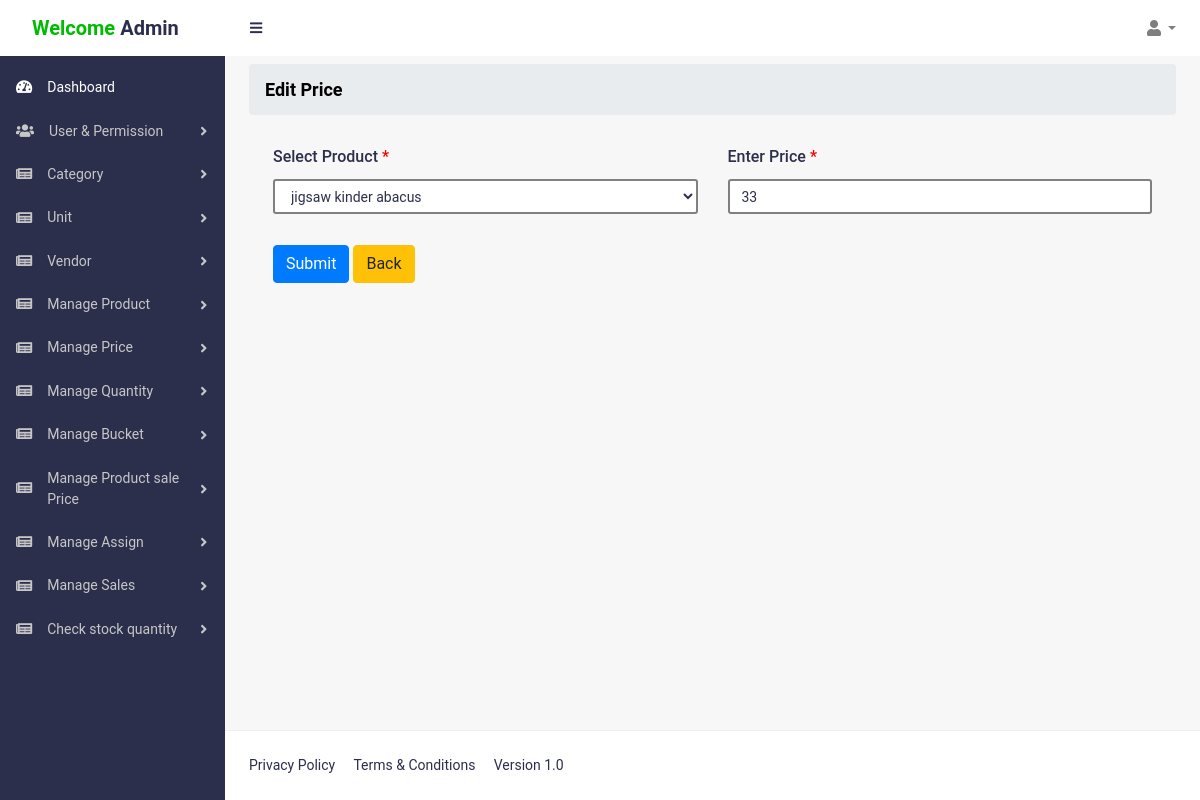
/admin/edit_price.php?id=7&target=edit_basic_price (signed in), run on the app's committed database.
### tables this page shows
CREATE TABLE `user` (
  `id` int NOT NULL,
  `name` varchar(255) NOT NULL,
  `company` varchar(255) DEFAULT NULL,
  `contact` varchar(255) NOT NULL,
  `address` varchar(255) NOT NULL,
  `username` varchar(255) NOT NULL,
  `password` varchar(255) NOT NULL,
  `without_md5_pwd` varchar(255) DEFAULT NULL,
  `role_id` int DEFAULT NULL,
  `created_by` varchar(255) NOT NULL,
  `status` varchar(255) DEFAULT NULL,
  `added_on` datetime NOT NULL
);

CREATE TABLE `default_price` (
  `id` int NOT NULL,
  `product_id` int NOT NULL,
  `price` int NOT NULL,
  `added_by` int NOT NULL,
  `added_on` datetime NOT NULL
);

CREATE TABLE `product` (
  `id` int NOT NULL,
  `product_name` varchar(255) NOT NULL,
  `category_id` int NOT NULL,
  `unit_id` int NOT NULL,
  `status` varchar(255) NOT NULL,
  `created_by` int NOT NULL,
  `added_on` datetime NOT NULL
);

### admin/RolesMiddleware.php (called while the page is built, shortened)
<?php
require_once 'config/config.php';
$id = $_SESSION['a_id'];
$query = "select * from `user` where `id`='$id'";
$query_conn = $db->query($query);
$getuserdata = $query_conn->fetch_assoc();
$user_id = $getuserdata['role_id'];
$getAllPer = $db->query("select * from `roles_and_permission` where `id`='$user_id'");
$allper = $getAllPer->fetch_assoc();
$alPermission = $allper['permissions'];
$permissionArray = explode(' ,',$alPermission);
class permission{
    ?>
         <?php
public static function hidePemission($permission) {
    global $permissionArray;
    if (in_array($permission, $permissionArray)) {
      return true;
    } else {
      return false;
    }
}
}
?>

### admin/edit_price.php (the view, shortened to what this page needs)
<?php
require_once 'config/config.php';
?>
<?php include 'header.php'; ?>
<link href="https://cdn.jsdelivr.net/npm/select2@4.1.0-rc.0/dist/css/select2.min.css" rel="stylesheet" />
<?php
if(isset($_GET['id']))
{
    $ctgy_id=$_GET['id'];
$clt_prdt = "SELECT * FROM `default_price` where `id`='$ctgy_id'";
$qst_clt_prdt=$db->query($clt_prdt);
$clct_clt_prdt=$qst_clt_prdt->fetch_assoc();
$product_id=$clct_clt_prdt['product_id'];
$per_product_price=$clct_clt_prdt['price'];
$cat_query = "select * from `product`";
$cat_exquit = $db->query($cat_query);
}
?>
<div id="layoutSidenav_content">
<main>
<div class="container-fluid">
<ol class="breadcrumb mb-30 mt-2">
<li class="breadcrumb-item active" style="font-size: 18px;font-weight: bold;color: black !important;">Edit Price </li>
</ol>
<div class="container-fluid">
<form method="POST" action="" enctype="multipart/form-data">
<div class="row">
<div class="form-group col-md-6 col-xs-6 ">
<label class="form-label" style="font-size:16px !important;"> Select Product <span style="color:red;">*</span></label>
<select name="product" class="form-control"  style="border: 2px solid grey!important;" required>
    <?php while($cat=$cat_exquit->fetch_assoc()){ ?>
    <option <?php echo ( $cat['id'] == $product_id ) ? 'selected' : ''; ?> value="<?php echo $cat['id'] ?>"> <?php echo $cat['product_name']  ?> </option>
    <?php } ?>
</select>
</div>
<div class="form-group col-md-6 col-xs-6 ">
<label class="form-label" style="font-size:16px !important;">Enter Price <span style="color:red;">*</span></label>
<input type='number' name="price" placeholder="Enter Price" class="form-control"  style="border: 2px solid grey!important;" value="<?php echo $per_product_price ?>" required>
</div>
<div class="form-group col-md-12" style="margin-top:15px">
<button type='submit' name="submit" class='btn btn-primary'>Submit</button> <a href="view_price.php?target=view_basic_price" class='btn btn-warning'>Back</a>
</div>
</div>
</form>
</div>
</div>
</main>
<?php include 'footer.php';
?>

### admin/header.php (shortened to what this page needs)
<?php
require('RolesMiddleware.php');
 ?>
<!DOCTYPE html>
<html lang="en">
<head>
<link href="css/styles.css" rel="stylesheet">
<link href="css/admin-style.css" rel="stylesheet">
<link href="vendor/bootstrap/css/bootstrap.min.css" rel="stylesheet">
<link href="vendor/fontawesome-free/css/all.min.css" rel="stylesheet">
<link rel="stylesheet" href="css/typing.css">
<link rel="stylesheet" href="css/chat.css">
<link rel="stylesheet" href="vendor/froala_editor_3.1.1/css/froala_editor.css">
<link rel="stylesheet" href="vendor/froala_editor_3.1.1/css/froala_style.css">
<link rel="stylesheet" href="vendor/froala_editor_3.1.1/css/plugins/code_view.css">
<link rel="stylesheet" href="vendor/froala_editor_3.1.1/css/plugins/colors.css">
<link rel="stylesheet" href="vendor/froala_editor_3.1.1/css/plugins/emoticons.css">
<link rel="stylesheet" href="vendor/froala_editor_3.1.1/css/plugins/image_manager.css">
<link rel="stylesheet" href="vendor/froala_editor_3.1.1/css/plugins/image.css">
<link rel="stylesheet" href="vendor/froala_editor_3.1.1/css/plugins/line_breaker.css">
<link rel="stylesheet" href="vendor/froala_editor_3.1.1/css/plugins/table.css">
<link rel="stylesheet" href="vendor/froala_editor_3.1.1/css/plugins/char_counter.css">
<link rel="stylesheet" href="vendor/froala_editor_3.1.1/css/plugins/video.css">
<link rel="stylesheet" href="vendor/froala_editor_3.1.1/css/plugins/fullscreen.css">
<link rel="stylesheet" href="vendor/f8oala_editor_3.1.1/css/plugins/file.css">
</head>
<?php
$admin_id=$_SESSION['a_id'];
 $usr_dtl="select * from `user` where `id`='$admin_id' and status='enable'";
$qst_usr_dtl=$db->query($usr_dtl);
$clct_usr_dtl=$qst_usr_dtl->fetch_assoc();
$usr_nme=$clct_usr_dtl['name'];
?>
<body id="body" class="sb-nav-fixed">
<nav class="sb-topnav navbar navbar-expand navbar-light bg-clr">
<a class="navbar-brand logo-brand" href="index.php"><span style="color:#00bc00">Welcome</span> <?php echo $usr_nme?></a>
<button class="btn btn-link btn-sm order-1 order-lg-0" id="sidebarToggle" href="#"><i onclick="myFunction()" class="fas fa-bars"></i></button>
<ul class="navbar-nav ml-auto mr-md-0">
<li class="nav-item dropdown">
<a class="nav-link dropdown-toggle" id="userDropdown" href="#" role="button" data-toggle="dropdown" aria-haspopup="true" aria-expanded="false"><i class="fas fa-user fa-fw"></i></a>
</li>
</ul>
</nav>
<div id="layoutSidenav">
<div id="layoutSidenav_nav">
<nav class="sb-sidenav accordion sb-sidenav-dark" id="sidenavAccordion">
<div class="sb-sidenav-menu">
<div class="nav">
<a class="nav-link active" href="index.php">
<div class="sb-nav-link-icon"><i class="fas fa-tachometer-alt"></i></div>
Dashboard
</a>
<?php if(permission::hidePemission('view_role') || permission::hidePemission('view_user')){ ?>
<a class="nav-link collapsed" href="#" data-toggle="collapse" data-target="#collapseLayoutdssdfs" aria-expanded="false" aria-controls="collapseLayouts">
<div class="sb-nav-link-icon"><i class="fas fa-users"></i></div>
User & Permission
<div class="sb-sidenav-collapse-arrow"><i class="fas fa-angle-down"></i></div>
</a>
<?php } ?>
<?php if(permission::hidePemission('view_category') ){ ?>
<a class="nav-link collapsed" href="#" data-toggle="collapse" data-target="#collapseLayoudsdfgdtdssdfs" aria-expanded="false" aria-controls="collapseLayouts">
<div class="sb-nav-link-icon"><i class="fas fa-newspaper"></i></div>
Category
<div class="sb-sidenav-collapse-arrow"><i class="fas fa-angle-down"></i></div>
</a>
<?php } ?>
<?php if(permission::hidePemission('view_unit') ){ ?>
<a class="nav-link collapsed" href="#" data-toggle="collapse" data-target="#collapseLayouddtdssdfs" aria-expanded="false" aria-controls="collapseLayouts">
<div class="sb-nav-link-icon"><i class="fas fa-newspaper"></i></div>
Unit
<div class="sb-sidenav-collapse-arrow"><i class="fas fa-angle-down"></i></div>
</a>
<?php } ?>
<?php if(permission::hidePemission('view_vendor') ){ ?>
<a class="nav-link collapsed" href="#" data-toggle="collapse" data-target="#collapseLayodddutdssdfs" aria-expanded="false" aria-controls="collapseLayouts">
<div class="sb-nav-link-icon"><i class="fas fa-newspaper"></i></div>
Vendor
<div class="sb-sidenav-collapse-arrow"><i class="fas fa-angle-down"></i></div>
</a>
<?php } ?>
<?php if(permission::hidePemission('add_product') || permission::hidePemission('view_product')){ ?>
<a class="nav-link collapsed" href="#" data-toggle="collapse" data-target="#collapseLayouddsdfghtsssdssdfs" aria-expanded="false" aria-controls="collapseLayouts">
<div class="sb-nav-link-icon"><i class="fas fa-newspaper"></i></div>
Manage Product
<div class="sb-sidenav-collapse-arrow"><i class="fas fa-angle-down"></i></div>
</a>
<?php } ?>
<?php if(permission::hidePemission('view_basic_price') || permission::hidePemission('add_basic_price')){ ?>
<a class="nav-link collapsed" href="#" data-toggle="collapse" data-target="#collapseLayouddsdfghtsssssssdcccssdfs" aria-expanded="false" aria-controls="collapseLayouts">
<div class="sb-nav-link-icon"><i class="fas fa-newspaper"></i></div>
Manage Price
<div class="sb-sidenav-collapse-arrow"><i class="fas fa-angle-down"></i></div>
</a>
<?php } ?>
<?php if(permission::hidePemission('add_quantity') || permission::hidePemission('view_quantity')){ ?>
<a class="nav-link collapsed" href="#" data-toggle="collapse" data-target="#collapseLayouddsdfghtsssssssdssdfs" aria-expanded="false" aria-controls="collapseLayouts">
<div class="sb-nav-link-icon"><i class="fas fa-newspaper"></i></div>
Manage Quantity
<div class="sb-sidenav-collapse-arrow"><i class="fas fa-angle-down"></i></div>
</a>
<?php } ?>
<?php if(permission::hidePemission('view_bucket') || permission::hidePemission('add_bucket') ){ ?>
<a class="nav-link collapsed" href="#" data-toggle="collapse" data-target="#collapseLaayouddsdfghtsssssssdssdfs" aria-expanded="false" aria-controls="collapseLayouts">
<div class="sb-nav-link-icon"><i class="fas fa-newspaper"></i></div>
Manage Bucket
<div class="sb-sidenav-collapse-arrow"><i class="fas fa-angle-down"></i></div>
</a>
<?php } ?>
<?php if(permission::hidePemission('view_product_sale_price') || permission::hidePemission('roles_product_sale_permission') ){ ?>
<a class="nav-link collapsed" href="#" data-toggle="collapse" data-target="#collapseLaayosasasuddsdfghtsssssssdssdfs" aria-expanded="false" aria-controls="collapseLayouts">
<div class="sb-nav-link-icon"><i class="fas fa-newspaper"></i></div>
Manage Product sale Price
<div class="sb-sidenav-collapse-arrow"><i class="fas fa-angle-down"></i></div>
</a>
<?php } ?>
<?php if(permission::hidePemission('view_assign_product') || permission::hidePemission('assign_product') ){ ?>
<a class="nav-link collapsed" href="#" data-toggle="collapse" data-target="#collapseLaayoussddsdfghtsssssssdssdfs" aria-expanded="false" aria-controls="collapseLayouts">
<div class="sb-nav-link-icon"><i class="fas fa-newspaper"></i></div>
Manage Assign
<div class="sb-sidenav-collapse-arrow"><i class="fas fa-angle-down"></i></div>
</a>
<?php } ?>
<?php if(permission::hidePemission('view_sale_product') || permission::hidePemission('sales_product') || permission::hidePemission('sales_bucket') ){ ?>
<a class="nav-link collapsed" href="#" data-toggle="collapse" data-target="#collapseLaayoussddsdfghssstsssssssdssdfs" aria-expanded="false" aria-controls="collapseLayouts">
<div class="sb-nav-link-icon"><i class="fas fa-newspaper"></i></div>
Manage Sales
<div class="sb-sidenav-collapse-arrow"><i class="fas fa-angle-down"></i></div>
</a>
<?php } ?>
<?php if(permission::hidePemission('check_quantity')){ ?>
<a class="nav-link collapsed" href="check_quantity.php?target=check_quantity" >
<div class="sb-nav-link-icon"><i class="fas fa-newspaper"></i></div>
Check stock quantity
<div class="sb-sidenav-collapse-arrow"><i class="fas fa-angle-down"></i></div>
</a>
<?php } ?>
</div>
</div>
</nav>
</div>

### admin/css/styles.css (style rules this page uses)
html { font-family:roboto,sans-serif!important;line-height:1.15;-webkit-text-size-adjust:100%;-webkit-tap-highlight-color:transparent }
article,aside,figcaption,figure,footer,header,hgroup,main,nav,section { display:block }
body { margin:0;font-family:roboto,sans-serif!important;font-size:1rem;font-weight:400;line-height:1.5;color:#2b2f4c;text-align:left;background-color:#f7f7f7 }
ol,ul,dl { margin-top:0;margin-bottom:1rem }
a { color:#007bff;text-decoration:none;background-color:transparent }
button { outline:none;box-shadow:inset 0 0 0 rgba(0,0,0,.1)!important }
label { display:inline-block;margin-bottom:.5rem }
html,body { height:100% }
.container,.container-fluid,.container-sm,.container-md,.container-lg,.container-xl { padding-left:1.5rem;padding-right:1.5rem }
#layoutSidenav { display:flex }
#layoutSidenav #layoutSidenav_nav { flex-basis:225px;flex-shrink:0;transition:transform .15s ease-in-out;z-index:1038;transform:translateX(-225px) }
#layoutSidenav #layoutSidenav_content { position:relative;display:flex;flex-direction:column;justify-content:space-between;min-width:0;flex-grow:1;min-height:calc(100vh - 56px);margin-left:-225px }
@media (min-width:992px) { #layoutSidenav #layoutSidenav_nav { transform:translateX(0) } }
@media (min-width:992px) { #layoutSidenav #layoutSidenav_content { margin-left:0;transition:margin .15s ease-in-out } }
.sb-nav-fixed .sb-topnav { z-index:1039 }
.sb-nav-fixed #layoutSidenav #layoutSidenav_nav { width:225px;height:100vh;z-index:1038 }
.sb-nav-fixed #layoutSidenav #layoutSidenav_nav .sb-sidenav { padding-top:56px }
.sb-nav-fixed #layoutSidenav #layoutSidenav_nav .sb-sidenav .sb-sidenav-menu { overflow-y:auto;padding-top:10px }
.sb-nav-fixed #layoutSidenav #layoutSidenav_content { padding-left:225px;top:56px;background-color:#f7f7f7!important }
.nav .nav-link .sb-nav-link-icon,.sb-sidenav-menu .nav-link .sb-nav-link-icon { margin-right:.5rem }
.sb-topnav { padding-left:0;height:56px;z-index:1039 }
.sb-topnav .navbar-brand { width:225px;padding-left:1rem;padding-right:1rem;margin:0 }
.sb-topnav.navbar-light #sidebarToggle { color:#2b2f4c }
.sb-sidenav { display:flex;flex-direction:column;height:100%;flex-wrap:nowrap }
.sb-sidenav .sb-sidenav-menu { flex-grow:1 }
.sb-sidenav .sb-sidenav-menu .nav { flex-direction:column;flex-wrap:nowrap }
.sb-sidenav .sb-sidenav-menu .nav .nav-link { display:flex;align-items:center;padding-top:.7rem;padding-bottom:.7rem;font-weight:400;font-size:14px;position:relative }
.sb-sidenav .sb-sidenav-menu .nav .nav-link .sb-nav-link-icon { font-size:.9rem }
.sb-sidenav .sb-sidenav-menu .nav .nav-link .sb-sidenav-collapse-arrow { display:inline-block;margin-left:auto;transition:transform .15s ease }
.sb-sidenav .sb-sidenav-menu .nav .nav-link.collapsed .sb-sidenav-collapse-arrow { transform:rotate(-90deg) }
.sb-sidenav-dark { background-color:#2b2f4c;color:rgba(255,255,255,.5) }
.sb-sidenav-dark .sb-sidenav-menu .nav-link { color:#c7c7c7 }
.sb-sidenav-dark .sb-sidenav-menu .nav-link .sb-nav-link-icon { color:#c7c7c7;margin-right:15px }
.sb-sidenav-dark .sb-sidenav-menu .nav-link .sb-sidenav-collapse-arrow { color:#c7c7c7 }
.sb-sidenav-dark .sb-sidenav-menu .nav-link.active { color:#fff }
.sb-sidenav-dark .sb-sidenav-menu .nav-link.active .sb-nav-link-icon { color:#fff }

### admin/css/admin-style.css (style rules this page uses)
.sb-nav-fixed .sb-topnav { z-index:1039 }
.fixed-top,.sb-nav-fixed #layoutSidenav #layoutSidenav_nav,.sb-nav-fixed .sb-topnav { position:fixed;top:0;right:0;left:0;z-index:1040 }
.sb-nav-fixed #layoutSidenav #layoutSidenav_nav { width:225px;height:100vh;z-index:1038 }
.container,.container-fluid,.container-sm,.container-md,.container-lg,.container-xl { padding-left:1.5rem!important;padding-right:1.5rem!important }
.logo-brand { font-weight:600;color:#2b2f4c!important }
.bg-clr { background-color:#fff!important }
.mb-30 { margin-bottom:30px!important }
.breadcrumb-item.active { color:#f55d2c!important }
.breadcrumb-item { color:#2b2f4c!important;font-weight:500;font-size:14px }
.form-control { font-size:14px!important;font-weight:400!important;color:#2b2f4c!important;border-radius:3px!important;border:1px solid #efefef!important;box-shadow:inset 0 0 0 rgba(0,0,0,.2)!important }
.form-label { font-weight:500;font-size:14px;color:#2b2f4c;margin-bottom:10px }
.form-group:last-child { margin-bottom:0 }

### data on the page
user: name "Admin"
default_price: product "jigsaw kinder abacus", price "33"
